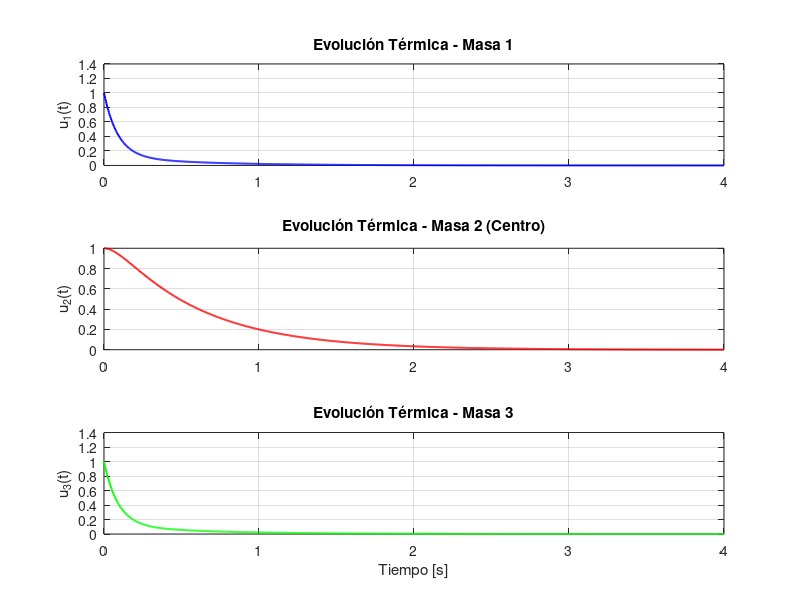
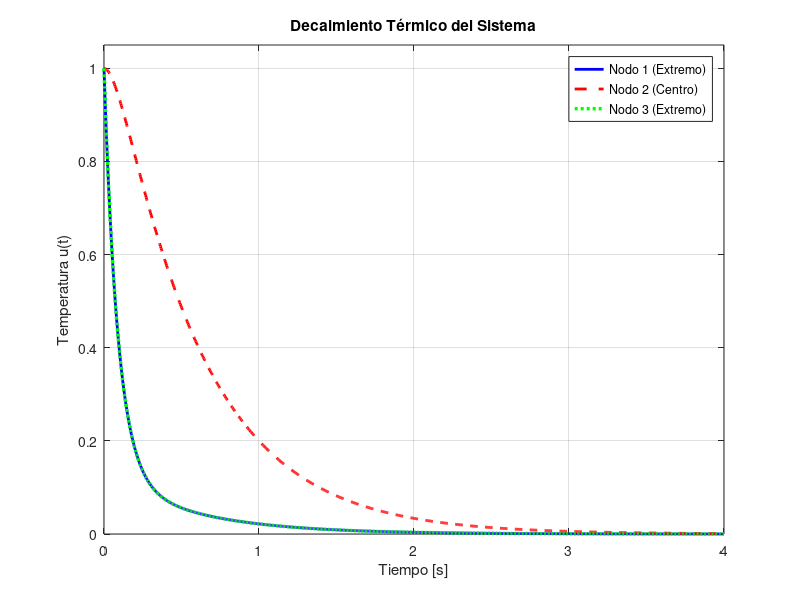

MATLAB code to generate these figures, in order:
% 1. Matriz del sistema
K1 = [-11,  1,   0; 
       1, -2,  1; 
        0,  1, -11]; 

% 2. Autovalores y autovectores ortonormales
[Q, lambda] = eig(K1, "vector");

% 3. Condición inicial y proyección modal
u0 = [1; 1; 1];
alpha = Q' * u0;

% 4. Vector de tiempo (con t = 4 s se aprecia todo el decaimiento)
t = linspace(0, 4, 1000);

% Evaluación vectorizada
u_t = Q * (alpha .* exp(lambda * t));

% 5. Visualización: Opción en subplots limpios
figure('Color', 'w');

subplot(3, 1, 1);
plot(t, u_t(1,:), 'b', 'LineWidth', 1.4);
grid on;
ylabel('u_1(t)');
title('Evolución Térmica - Masa 1');

subplot(3, 1, 2);
plot(t, u_t(2,:), 'r', 'LineWidth', 1.4);
grid on;
ylabel('u_2(t)');
title('Evolución Térmica - Masa 2 (Centro)');

subplot(3, 1, 3);
plot(t, u_t(3,:), 'g', 'LineWidth', 1.4);
grid on;
xlabel('Tiempo [s]');
ylabel('u_3(t)');
title('Evolución Térmica - Masa 3');

% Gráfica conjunta de los 3 nodos en una sola figura
figure('Color', 'w');

plot(t, u_t(1,:), 'b-',  'LineWidth', 2.0, 'DisplayName', 'Nodo 1 (Extremo)'); hold on;
plot(t, u_t(2,:), 'r--', 'LineWidth', 2.0, 'DisplayName', 'Nodo 2 (Centro)');
plot(t, u_t(3,:), 'g:',  'LineWidth', 2.5, 'DisplayName', 'Nodo 3 (Extremo)');

grid on;
xlabel('Tiempo [s]');
ylabel('Temperatura u(t)');
title('Decaimiento Térmico del Sistema');
legend('Location', 'northeast');
ylim([0, 1.05]);
